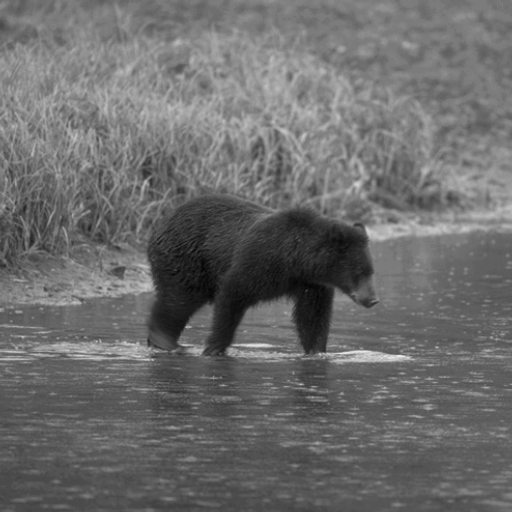
//> input picture ReVA_AI/src/TP3/bear.pgm, 512 x 512 px
$ ./main ../TP3/bear.pgm   (built with g++ and OpenCV 4)
//> lines starting //> are read from the running program, lines starting //| are printed output that depends on the picture
//> further down, image is the input picture: 512 rows x 512 cols, CV_8UC1; min 2, max 239, mean 107.2
### ReVA_AI/src/TP2/image_expansion.h
//  image_expansion.h

#ifndef image_expansion_h
#define image_expansion_h

#include <opencv2/core.hpp>
#include <opencv2/imgcodecs.hpp>
#include <opencv2/highgui.hpp>
#include <opencv2/core/core.hpp>
#include <opencv2/imgproc/imgproc.hpp>

#include <iostream>
#include <string>

using namespace cv;

class Image_Expansion{

    private :
    Mat imageexp;

    //bornes
    double max;
    double min;

    int indmax2;
    int histogram2[256];

    //Frequence
    double histd2[256];

    void Modifhist();

    public :
    Image_Expansion(Mat, double, double);
    //void setImage(Mat);
    void Affiche();

};

#endif /* image_expansion_h */

### ReVA_AI/src/TP2/compute_histogram.h
//  compute_histogram.h

#ifndef compute_histogram_h
#define compute_histogram_h

#include <opencv2/core.hpp>
#include <opencv2/imgcodecs.hpp>
#include <opencv2/highgui.hpp>
#include <opencv2/core/core.hpp>
#include <opencv2/imgproc/imgproc.hpp>

#include <iostream>
#include <string>

using namespace cv;

class Compute_Histogram{

    private :
    Mat image;

    int histogram[256];

    //Frequence
    double histd[256];
    int indmax;
    double max, min;

    public :
    Compute_Histogram(Mat);
    void CalculHist();
    void Affiche();

    double getMax();
    double getMin();

    //void setImage(Mat);

};


#endif /* compute_histogram_h */

### ReVA_AI/src/TP2/image_expansion.cpp
#include "image_expansion.h"

using namespace cv;
using namespace std;

/*réalise la
 - modification du contraste de l’image comme
 demandée dans ce TP*/

Image_Expansion::Image_Expansion(Mat image, double max, double min)
{
    imageexp = image;
    this->max = max;
    this->min = min;
}

void Image_Expansion::Modifhist()
{
    int nbpixel = imageexp.rows * imageexp.cols;
    indmax2=0;

    //Initialisation
    for (int i = 0; i <255; ++i){
        histogram2[i] = 0;
    }

    for(int y = 0; y < imageexp.rows; y++)
        for(int x = 0; x < imageexp.cols; x++)
            imageexp.at<uchar>(y,x) = (255.*(imageexp.at<uchar>(y,x)-min))/(max - min);

    // calculate the number of pixels for each intensity values
    for(int y = 0; y < imageexp.rows; y++)
        for(int x = 0; x < imageexp.cols; x++)
            histogram2[(int)imageexp.at<uchar>(y,x)]++;

    //Find the maximum intensity element from histogram
    max = 0;
    for(int i = 0; i <255; i++)
        if(max < histogram2[i]){
            max = histogram2[i];
            indmax2 = i;
        }

    //Frequence
    for(int i = 0; i<255;i++)
        histd2[i] = histogram2[i]*100./(double)nbpixel;

    //cout<<"indmax2"<<indmax2<<"histd2[indmax2] = "<<histd2[indmax2]<<endl;
}

void Image_Expansion::Affiche()
{
    Modifhist();

    //bins = intervals
    int width = 512; int height = 100;
    int bin_w = 2; //cvRound((double) hist_w/256);

    Mat histImage2(height, width, CV_8UC1, Scalar(255));

    //Draw Histo etendu
    for(int i = 0; i < 255; i++)
        line(histImage2, Point(bin_w*i, height),
             Point(bin_w*i, height - histd2[i]*100/histd2[indmax2]),
             Scalar(0));

    /*Image modifiee*/
    namedWindow("Display window1"); /* Create a window for display */
    imshow( "Display window1", imageexp );  /* Show our image inside it */

    // display histogram etendu
    namedWindow("Intensity Histogram1", CV_WINDOW_AUTOSIZE);
    imshow("Intensity Histogram1", histImage2);

}

// [10 lines of commented-out code are left out]

### ReVA_AI/src/TP2/compute_histogram.cpp
#include "compute_histogram.h"

using namespace cv;
using namespace std;

/*contient les fonctions permettant
 - de calculer
 - d’afficher
 l’histogramme d’une image en niveaux de gris*/

//void Compute_Histogram::setImage(Mat prec)
//{
//    cout<<"setImage"<<endl;
//    image =prec;
//
//    cout<<"fin setImage"<<endl;
//
//}

Compute_Histogram::Compute_Histogram(Mat imagebase){
     image = imagebase;
}

void Compute_Histogram::CalculHist()
{
     /***HISTO IMAGE DE BASE****/

    int nbpixel = image.rows * image.cols;
//> nbpixel = 262144
    indmax =0;


    //Initialisation
    for (int i = 0; i <255; ++i){
        histogram[i] = 0;
    }

    // calculate the number of pixels for each intensity values
    for(int y = 0; y < image.rows; y++)
        for(int x = 0; x < image.cols; x++)
            histogram[(int)image.at<uchar>(y,x)]++;
//> after the loop, histogram = 256 values, max 7107 at index 123, min 0 at index 0, mean 1024

    // find the maximum intensity element from histogram
    max = histogram[0];
//> max = 0
    for(int i = 0; i < 255; i++)
        if(max < histogram[i]){
            max = histogram[i];
            indmax = i;
        }
//> this loop made 255 passes
//> max on passes 3, 5, 6, 7, 9, 10, 14, 15, 16, 17, 24, 27: 1, 2, 3, 18, 27, 65, 75, 91, 277, 375, 514, 839
//> after the loop, max = 7107; indmax = 123

    //Frequence
    for(int i = 0; i<255;i++)
        histd[i] = histogram[i]*100./(double)nbpixel;
//> after the loop, histd = 256 values, max 2.71 at index 123, min 0 at index 0, mean 0.391
    //cout<<"indmax"<<indmax<<"histd[indmax] = "<<histd[indmax]<<endl;

    /******HISTO IMAGE ETENDUE*****/

    //Pour l'expansion on cherche les bornes

    max = -1;
    int i = 255;
    while (max <0 && i>0){
        if(histogram[i])
            max = i;
        i--;
    }
//> after the loop, i = 238
    //cout<<"max"<<max<<endl;

    min = -1;
    i =0;
    while(min <0 && i<255){
        if(histogram[i])
            min = i;
        i++;
    }
//> after the loop, i = 3
    //cout<<"min"<<min<<endl;

    /* Calcul dans la classe image!expansion.cpp grâce aux bornes*/
    /* Affichage de l'image reajuste */
}

void Compute_Histogram::Affiche()
{
    //bins = intervals
    int width = 512; int height = 100;
    int bin_w = 2; //cvRound((double) hist_w/256);

    Mat histImage(height, width, CV_8UC1, Scalar(255));

    //Draw Histo de base
    for(int i = 0; i < 255; i++)
        line(histImage, Point(bin_w*i, height),
             Point(bin_w*i, height - histd[i]*100/histd[indmax]),
             Scalar(0));
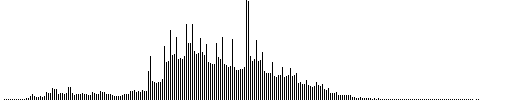
//> histImage: 100 rows x 512 cols, CV_8UC1; 92.5% white; black in thin lines or dots

    //Affichage de l'image
    namedWindow("Display window"); /* Create a window for display */
    imshow( "Display window", image );  /* Show our image inside it */

    // display histogram de base
    namedWindow("Intensity Histogram", CV_WINDOW_AUTOSIZE);
    imshow("Intensity Histogram", histImage);


}

double Compute_Histogram::getMax(){
    return max;
}

double Compute_Histogram::getMin(){
    return min;
}

### ReVA_AI/src/TP2/main.cpp
//  main.cpp

#include <stdio.h>
#include <iostream>
#include "compute_histogram.h"
#include "image_expansion.h"

using namespace std;
using namespace cv;

int main( int argc, char **argv ) {

    if ( argc != 2 ) {
        printf( "Usage: display_image ImageToLoadAndDisplay\n" );
        return -1;
    }

    Mat image = cv::imread(argv[1],CV_LOAD_IMAGE_GRAYSCALE); /* Read the file */

    if ( !image.data ) { /* Check for invalid input */
        printf("Could not open or find the image\n") ;
        return -1;
    }

    /*Affichage et Calcul des Histogrammes*/

    //cout<<"Compute"<<endl;
    Compute_Histogram c(image);

    //cout<<"CalculHist"<<endl;
    c.CalculHist();
    //cout<<"Affiche de c"<<endl;
    c.Affiche();

    //cout<<"Image Expansion"<<endl;
    Image_Expansion e(image, c.getMax(), c.getMin());

    //cout<<"Affiche de e"<<endl;
    e.Affiche();
//> after the loop in Modifhist, `for(int y = 0; y < imageexp.rows; y++)`: histogram2 = 256 values, max 7107 at index 130, min 0 at index 14, mean 1024
//> the loop in Modifhist, `for(int i = 0; i <255; i++)` made 255 passes
//> after the loop in Modifhist, `for(int i = 0; i <255; i++)`: max = 7107; indmax2 = 130
//> after the loop in Modifhist, `for(int i = 0; i<255;i++)`: histd2 = 256 values, max 2.71 at index 130, min 0 at index 14, mean 0.391
//> after the loop in Affiche, `for(int i = 0; i < 255; i++)`:
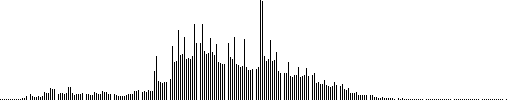
//> histImage2: 100 rows x 512 cols, CV_8UC1; 92.5% white; black in thin lines or dots

    waitKey(0);  /* Wait for a keystroke in the window */
    return 0;

}
